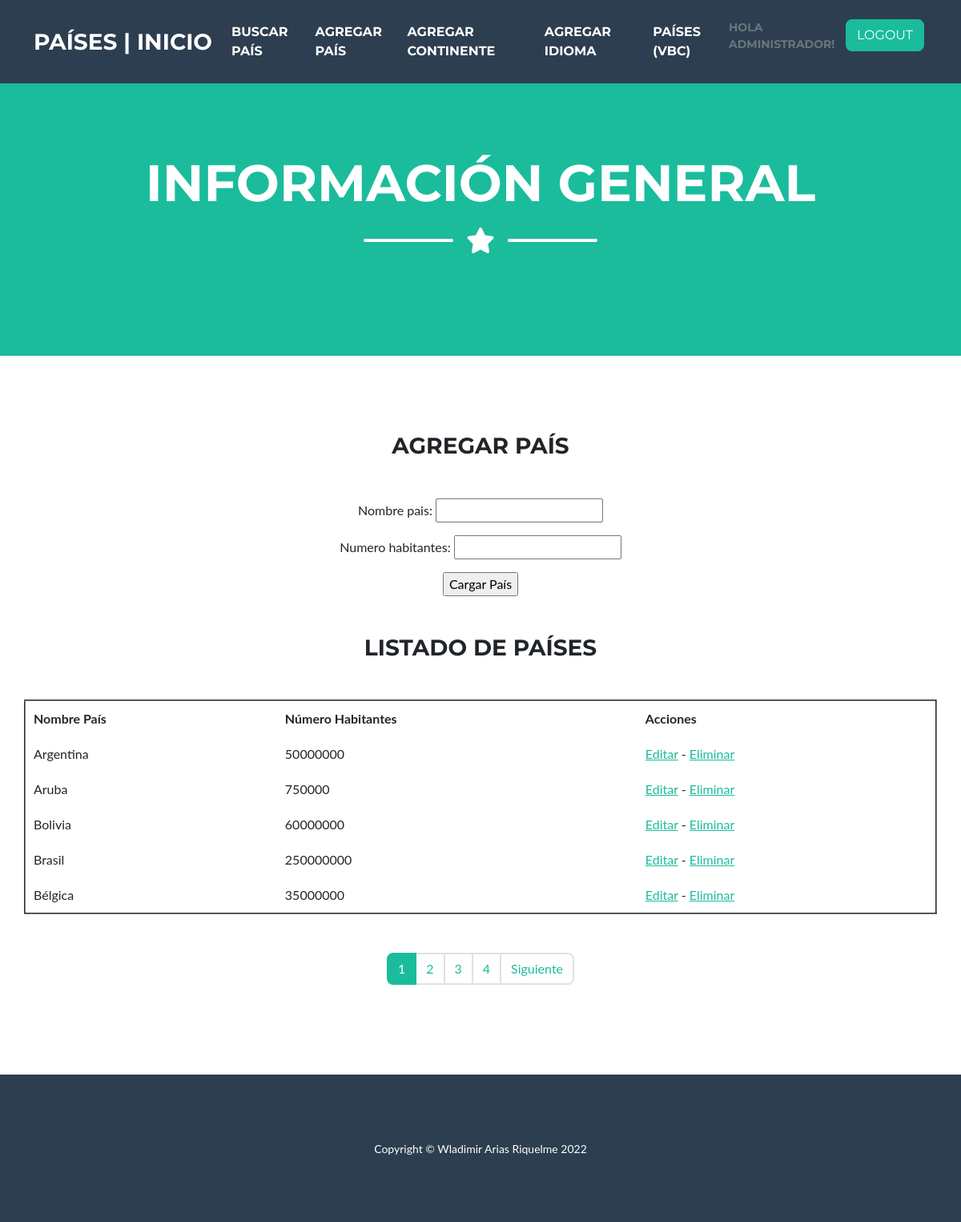
The app's page /paises/crear/ (signed in) with its own data.
### app/models.py (models this page shows)
class Pais(models.Model):
    nombre_pais = models.CharField(max_length=50)
    num_habitantes = models.IntegerField()

### app/views.py (the view)
# urls.py: path("paises/crear/", creacion_pais, name="app-paises-crear"),
@login_required
def creacion_pais(request):
    if request.method == 'POST':
        formulario = PaisFormulario(request.POST)
        if formulario.is_valid():
            data = formulario.cleaned_data
            pais = Pais(nombre_pais=data['nombre_pais'], num_habitantes=data['numero_habitantes'])
            pais.save()
        return render(request, 'app/index.html')
    else:
        formulario = PaisFormulario()
    paises = Pais.objects.all().order_by('nombre_pais')
    page = request.GET.get('page', 1)
    try:
        paginator = Paginator(paises, 5)
        paises = paginator.page(page)
    except:
        raise Http404
    contexto2 = {"entity":paises, "paginator":paginator}
    contexto = {"formulario":formulario}
    nuevo_contexto = {**contexto, **contexto2}
    return render(request, 'app/agregar_pais.html', nuevo_contexto)

### app/forms.py
class PaisFormulario(forms.Form):
    nombre_pais = forms.CharField()
    numero_habitantes = forms.IntegerField()

### app/templates/app/agregar_pais.html
{% extends 'app/base.html' %} {% block contenido %}
<div class="container d-flex align-items-center flex-column">
    <h3 class="masthead-heading text-uppercase mb-0">Agregar País</h3>
    <div class="divider-custom divider-light">
        <div class="divider-custom-line"></div>
    </div>
</div>
<form action="" method="post">
    {% csrf_token %} {{ formulario.as_p }}
    <input type="submit" value="Cargar País">
</form>
<div class="container d-flex align-items-center flex-column">
    <div class="divider-custom divider-light">
        <div class="divider-custom-line"></div>
    </div>
    <h3 class="masthead-heading text-uppercase mb-0">Listado de Países</h3>
    <div class="divider-custom divider-light">
        <div class="divider-custom-line"></div>
    </div>
</div>
<table cellspacing="10" cellpadding="10" border="2">
    <thead>
        <tr>
            <th>Nombre País</th>
            <th>Número Habitantes</th>
            <th>Acciones</th>
        </tr>
    </thead>
    <tbody>
        {% for pais in entity %}
        <tr>
            <td>{{ pais.nombre_pais }}</td>
            <td>{{ pais.num_habitantes }}</td>
            <td><a href="{% url 'app-paises-editar' pais.id %}">Editar</a> - <a href="{% url 'app-paises-borrar' pais.id %}">Eliminar</a> </td>
        </tr>
        {% endfor %}
    </tbody>
</table>
<div class="divider-custom divider-light">
    <div class="divider-custom-line"></div>
</div>
<div>
    {% include 'app/paginator.html' %}
</div>
{% endblock %}

### app/templates/app/base.html (shortened to what this page needs)
<!DOCTYPE html>
<html lang="en">
<head>
    {% load static %}
    <link href="{% static 'app/css/styles.css' %}" rel="stylesheet" />
</head>
<body id="page-top">
    <nav class="navbar navbar-expand-lg bg-secondary text-uppercase fixed-top" id="mainNav">
        <div class="container">
            <a class="navbar-brand" href="{% url 'app-inicio' %}">Países | Inicio</a>
            <div class="collapse navbar-collapse" id="navbarResponsive">
                <ul class="navbar-nav ms-auto">
                    <li class="nav-item mx-0 mx-lg-1"><a class="nav-link py-1 px-0 px-lg-1 rounded" href="{% url 'app-paises-buscar' %}">Buscar País</a></li>
                    <li class="nav-item mx-0 mx-lg-1"><a class="nav-link py-1 px-0 px-lg-1 rounded" href="{% url 'app-paises-crear' %}">Agregar País</a></li>
                    <li class="nav-item mx-0 mx-lg-1"><a class="nav-link py-1 px-0 px-lg-1 rounded" href="{% url 'app-continentes-crear' %}">Agregar Continente</a></li>
                    <li class="nav-item mx-0 mx-lg-1"><a class="nav-link py-1 px-0 px-lg-1 rounded" href="{% url 'app-idiomas-crear' %}">Agregar Idioma</a></li>
                    <li class="nav-item mx-0 mx-lg-1"><a class="nav-link py-1 px-0 px-lg-1 rounded" href="{% url 'app-paisesvbc' %}">Países (VBC)</a></li>
                    {% if request.user.is_authenticated %}
                    <p class="small text-muted mb-4 mb-lg-0">Hola {{request.user.username}}!</p>
                    <li class="nav-item mx-0 mx-lg-1"><a class="btn btn-primary" href="{% url 'auth-logout' %}">Logout</a></li>
                    {% else %}
                    <p class="small text-muted mb-4 mb-lg-0">Hola Visitante!</p>
                    <li class="nav-item mx-0 mx-lg-1"><a class="btn btn-primary" href="{% url 'auth-login' %}">Login</a></li>
                    {% endif %}
                </ul>
            </div>
        </div>
    </nav>
    <header class="masthead bg-primary text-white text-center">
        <div class="container d-flex align-items-center flex-column">
            <h1 class="masthead-heading text-uppercase mb-0">Información General</h1>
            <div class="divider-custom divider-light">
                <div class="divider-custom-line"></div>
                <div class="divider-custom-icon"><i class="fas fa-star"></i></div>
                <div class="divider-custom-line"></div>
            </div>
        </div>
    </header>
    <section class="page-section portfolio" id="portfolio">
        <div class="container">
            <div class="row justify-content-center" align="center">
                {% block contenido %} {% endblock %}
            </div>
        </div>
    </section>
    <footer class="footer text-center">
        <div class="container"><small>Copyright &copy; Wladimir Arias Riquelme 2022</small></div>
    </footer>
</body>
</html>

### app/templates/app/paginator.html (shortened to what this page needs)
{% if paginator.num_pages > 1%}
<div class="d-flex justify-content-center">
    <ul class="pagination">
        {% for page in paginator.page_range %}
            {% if page < 7 or page == entity.number %}
            <li class="page-item {% if page == entity.number %}active{% endif %}">
                <a class="page-link" href="?page={{ page }}#pagtable">{{ page }}</a>
            </li>
            {% endif %}
        {% endfor %}
        {% if entity.has_next %}
            <li class="page-item d-none d-sm-block">
                <a class="page-link" href="?page={{ entity.next_page_number }}#pagtable">Siguiente</a>
            </li>
        {% endif %}
    </ul>
</div>
{% endif %}

### records on screen
Pais: nombre_pais "Argentina", num_habitantes "50000000"
Pais: nombre_pais "Aruba", num_habitantes "750000"
Pais: nombre_pais "Bolivia", num_habitantes "60000000"
Pais: nombre_pais "Brasil", num_habitantes "250000000"
Pais: nombre_pais "Bélgica", num_habitantes "35000000"

### other values on screen
{{ request.user.username }} "ADMINISTRADOR"
{{ page }} "1" "2" "3" "4"
